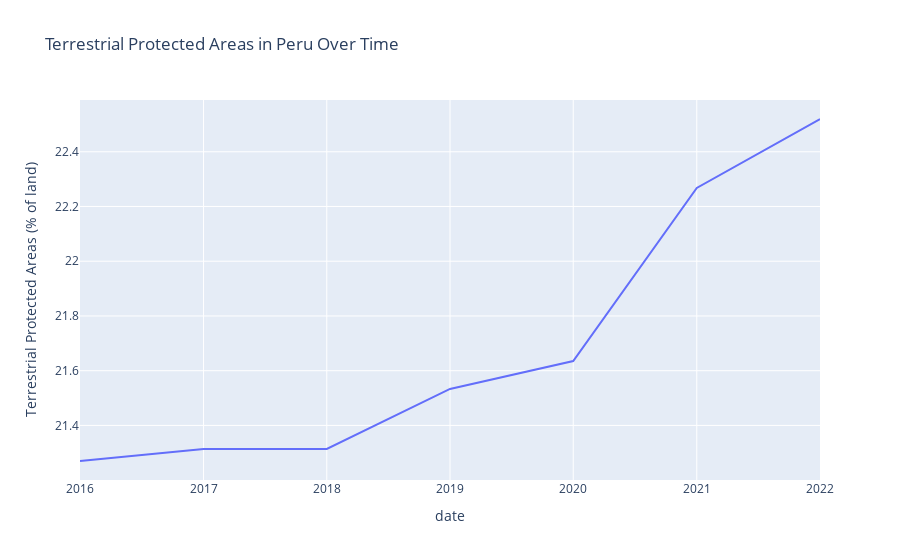

Notebook cell for this chart:
### Code cell
# Define indicator for Terrestrial Protected Areas
indicator = {"ER.LND.PTLD.ZS": "Terrestrial Protected Areas (% of land)"}

# Define country
country = "PER"  # Brazil's country code

# Fetch data from World Bank API
data = wbdata.get_dataframe(indicator, country=country)

# Convert index (years) to datetime format
data.index = pd.to_datetime(data.index.astype(str) + "-01-01")

# Drop missing values
data.dropna(inplace=True)

# Plot the data
fig = px.line(data, x=data.index, y="Terrestrial Protected Areas (% of land)",
              title="Terrestrial Protected Areas in Peru Over Time",
              labels={"x": "Year", "y": "Protected Land (%)"})

# Show plot
fig.show()

### Figure 1 — Plotly figure (JSON) as saved in the notebook; plotly's stock layout.template omitted (floating-point values rounded to 4 significant figures)
{"data": [{"hovertemplate": "date=%{x}<br>Terrestrial Protected Areas (% of land)=%{y}<extra></extra>", "legendgroup": "", "line": {"color": "#636efa", "dash": "solid"}, "marker": {"symbol": "circle"}, "mode": "lines", "name": "", "orientation": "v", "showlegend": false, "type": "scatter", "x": ["2022-01-01T00:00:00", "2021-01-01T00:00:00", "2020-01-01T00:00:00", "2019-01-01T00:00:00", "2018-01-01T00:00:00", "2017-01-01T00:00:00", "2016-01-01T00:00:00"], "xaxis": "x", "y": [22.52, 22.27, 21.64, 21.53, 21.31, 21.31, 21.27], "yaxis": "y"}], "layout": {"legend": {"tracegroupgap": 0}, "title": {"text": "Terrestrial Protected Areas in Peru Over Time"}, "xaxis": {"anchor": "y", "domain": [0, 1], "title": {"text": "date"}}, "yaxis": {"anchor": "x", "domain": [0, 1], "title": {"text": "Terrestrial Protected Areas (% of land)"}}}}
